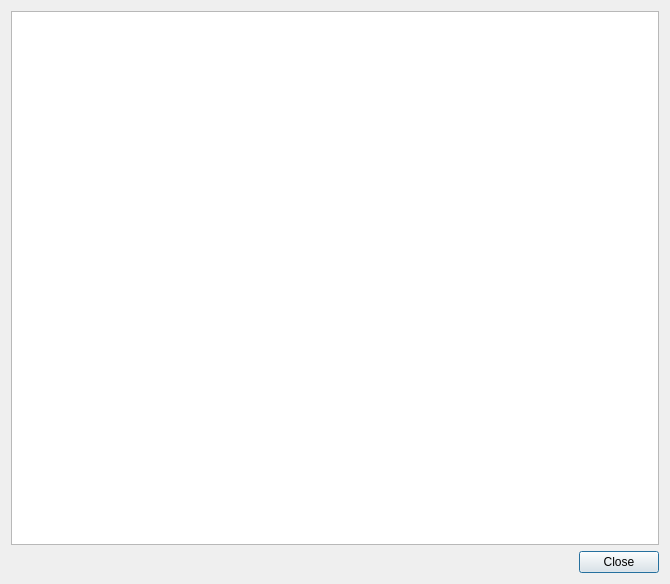
<?xml version="1.0" encoding="UTF-8"?>
<ui version="4.0">
 <class>HelpDialog</class>
 <widget class="QDialog" name="HelpDialog">
  <property name="geometry">
   <rect>
    <x>0</x>
    <y>0</y>
    <width>670</width>
    <height>584</height>
   </rect>
  </property>
  <property name="windowTitle">
   <string>Help with PLS Stop Motion Creator</string>
  </property>
  <layout class="QVBoxLayout" name="verticalLayout">
   <item>
    <widget class="QTextBrowser" name="textBrowser"/>
   </item>
   <item>
    <layout class="QHBoxLayout" name="horizontalLayout_2">
     <item>
      <spacer name="horizontalSpacer">
       <property name="orientation">
        <enum>Qt::Horizontal</enum>
       </property>
       <property name="sizeHint" stdset="0">
        <size>
         <width>40</width>
         <height>20</height>
        </size>
       </property>
      </spacer>
     </item>
     <item>
      <widget class="QPushButton" name="closeButton">
       <property name="text">
        <string>Close</string>
       </property>
      </widget>
     </item>
    </layout>
   </item>
  </layout>
 </widget>
 <resources/>
 <connections>
  <connection>
   <sender>closeButton</sender>
   <signal>clicked()</signal>
   <receiver>HelpDialog</receiver>
   <slot>accept()</slot>
   <hints>
    <hint type="sourcelabel">
     <x>623</x>
     <y>563</y>
    </hint>
    <hint type="destinationlabel">
     <x>538</x>
     <y>566</y>
    </hint>
   </hints>
  </connection>
 </connections>
</ui>
